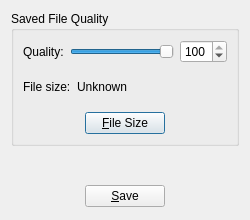
<ui version="4.0" >
 <class>ImgQualityDialog</class>
 <widget class="QDialog" name="ImgQualityDialog" >
  <property name="geometry" >
   <rect>
    <x>0</x>
    <y>0</y>
    <width>250</width>
    <height>220</height>
   </rect>
  </property>
  <property name="sizePolicy" >
   <sizepolicy vsizetype="Fixed" hsizetype="Fixed" >
    <horstretch>250</horstretch>
    <verstretch>220</verstretch>
   </sizepolicy>
  </property>
  <property name="minimumSize" >
   <size>
    <width>250</width>
    <height>220</height>
   </size>
  </property>
  <property name="maximumSize" >
   <size>
    <width>250</width>
    <height>220</height>
   </size>
  </property>
  <property name="windowTitle" >
   <string>Dialog</string>
  </property>
  <property name="modal" >
   <bool>true</bool>
  </property>
  <layout class="QGridLayout" name="gridLayout_2" >
   <item row="0" column="0" >
    <layout class="QVBoxLayout" name="verticalLayout_2" >
     <item>
      <widget class="QGroupBox" name="groupBox" >
       <property name="title" >
        <string>Saved File Quality</string>
       </property>
       <layout class="QGridLayout" name="gridLayout" >
        <item row="0" column="0" >
         <layout class="QVBoxLayout" name="verticalLayout" >
          <item>
           <layout class="QHBoxLayout" name="horizontalLayout" >
            <item>
             <widget class="QLabel" name="label" >
              <property name="text" >
               <string>Quality:</string>
              </property>
             </widget>
            </item>
            <item>
             <widget class="QSlider" name="horizontalSlider" >
              <property name="maximum" >
               <number>100</number>
              </property>
              <property name="value" >
               <number>100</number>
              </property>
              <property name="orientation" >
               <enum>Qt::Horizontal</enum>
              </property>
             </widget>
            </item>
            <item>
             <widget class="QSpinBox" name="spinBox" >
              <property name="maximum" >
               <number>100</number>
              </property>
              <property name="value" >
               <number>100</number>
              </property>
             </widget>
            </item>
           </layout>
          </item>
          <item>
           <spacer name="verticalSpacer" >
            <property name="orientation" >
             <enum>Qt::Vertical</enum>
            </property>
            <property name="sizeHint" stdset="0" >
             <size>
              <width>205</width>
              <height>13</height>
             </size>
            </property>
           </spacer>
          </item>
          <item>
           <layout class="QHBoxLayout" name="horizontalLayout_2" >
            <item>
             <widget class="QLabel" name="label_2" >
              <property name="text" >
               <string>File size:</string>
              </property>
             </widget>
            </item>
            <item>
             <widget class="QLabel" name="label_filesize" >
              <property name="text" >
               <string>Unknown</string>
              </property>
             </widget>
            </item>
            <item>
             <spacer name="horizontalSpacer" >
              <property name="orientation" >
               <enum>Qt::Horizontal</enum>
              </property>
              <property name="sizeHint" stdset="0" >
               <size>
                <width>40</width>
                <height>20</height>
               </size>
              </property>
             </spacer>
            </item>
           </layout>
          </item>
          <item>
           <spacer name="verticalSpacer_2" >
            <property name="orientation" >
             <enum>Qt::Vertical</enum>
            </property>
            <property name="sizeHint" stdset="0" >
             <size>
              <width>205</width>
              <height>13</height>
             </size>
            </property>
           </spacer>
          </item>
          <item>
           <layout class="QHBoxLayout" name="horizontalLayout_3" >
            <item>
             <spacer name="horizontalSpacer_5" >
              <property name="orientation" >
               <enum>Qt::Horizontal</enum>
              </property>
              <property name="sizeHint" stdset="0" >
               <size>
                <width>40</width>
                <height>20</height>
               </size>
              </property>
             </spacer>
            </item>
            <item>
             <widget class="QPushButton" name="getSizeButton" >
              <property name="text" >
               <string>&amp;File Size</string>
              </property>
             </widget>
            </item>
            <item>
             <spacer name="horizontalSpacer_2" >
              <property name="orientation" >
               <enum>Qt::Horizontal</enum>
              </property>
              <property name="sizeHint" stdset="0" >
               <size>
                <width>40</width>
                <height>20</height>
               </size>
              </property>
             </spacer>
            </item>
           </layout>
          </item>
         </layout>
        </item>
       </layout>
      </widget>
     </item>
     <item>
      <spacer name="verticalSpacer_3" >
       <property name="orientation" >
        <enum>Qt::Vertical</enum>
       </property>
       <property name="sizeHint" stdset="0" >
        <size>
         <width>20</width>
         <height>40</height>
        </size>
       </property>
      </spacer>
     </item>
     <item>
      <layout class="QHBoxLayout" name="horizontalLayout_4" >
       <item>
        <spacer name="horizontalSpacer_3" >
         <property name="orientation" >
          <enum>Qt::Horizontal</enum>
         </property>
         <property name="sizeHint" stdset="0" >
          <size>
           <width>48</width>
           <height>26</height>
          </size>
         </property>
        </spacer>
       </item>
       <item>
        <widget class="QPushButton" name="saveButton" >
         <property name="text" >
          <string>&amp;Save</string>
         </property>
        </widget>
       </item>
       <item>
        <spacer name="horizontalSpacer_4" >
         <property name="orientation" >
          <enum>Qt::Horizontal</enum>
         </property>
         <property name="sizeHint" stdset="0" >
          <size>
           <width>40</width>
           <height>20</height>
          </size>
         </property>
        </spacer>
       </item>
      </layout>
     </item>
    </layout>
   </item>
  </layout>
 </widget>
 <tabstops>
  <tabstop>horizontalSlider</tabstop>
  <tabstop>spinBox</tabstop>
  <tabstop>getSizeButton</tabstop>
  <tabstop>saveButton</tabstop>
 </tabstops>
 <resources/>
 <connections>
  <connection>
   <sender>horizontalSlider</sender>
   <signal>valueChanged(int)</signal>
   <receiver>spinBox</receiver>
   <slot>setValue(int)</slot>
   <hints>
    <hint type="sourcelabel" >
     <x>100</x>
     <y>46</y>
    </hint>
    <hint type="destinationlabel" >
     <x>195</x>
     <y>50</y>
    </hint>
   </hints>
  </connection>
  <connection>
   <sender>spinBox</sender>
   <signal>valueChanged(int)</signal>
   <receiver>horizontalSlider</receiver>
   <slot>setValue(int)</slot>
   <hints>
    <hint type="sourcelabel" >
     <x>192</x>
     <y>60</y>
    </hint>
    <hint type="destinationlabel" >
     <x>103</x>
     <y>51</y>
    </hint>
   </hints>
  </connection>
 </connections>
</ui>
